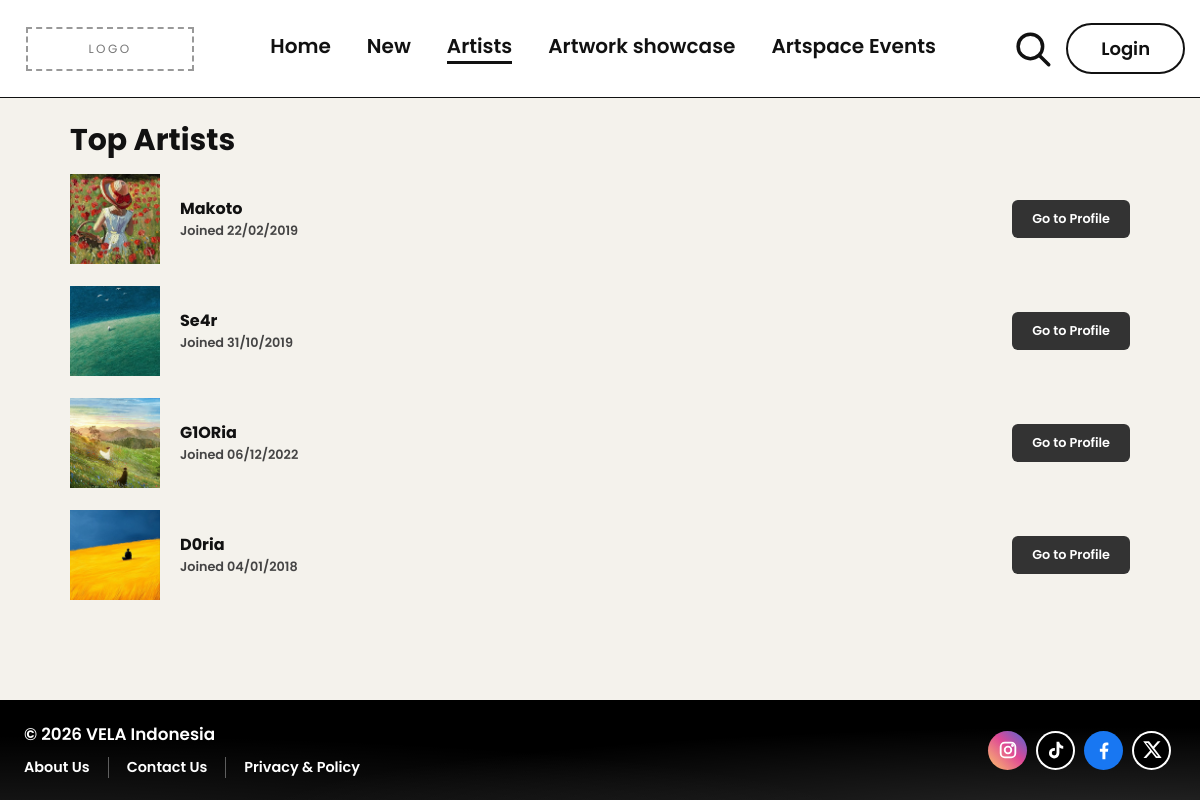
/pages/artists.php, run on the app's committed database.
### tables this page shows
CREATE TABLE artists (
    id          INT UNSIGNED NOT NULL AUTO_INCREMENT,
    name        VARCHAR(80)  NOT NULL,
    joined_on   DATE         NOT NULL,
    is_featured TINYINT(1)   NOT NULL DEFAULT 0,               
    created_at  TIMESTAMP    NOT NULL DEFAULT CURRENT_TIMESTAMP,
    PRIMARY KEY (id),
    UNIQUE KEY uq_artists_name (name)
);

### includes/config.php (called while the page is built, shortened)
<?php
$siteName = 'VELA';
$logoImage = 'images/logo.png';
$footerBg = 'images/footer-bg.jpg';
$socialLinks = [
    'instagram' => '#',
    'tiktok'    => '#',
    'facebook'  => '#',
    'x'         => '#',
];

### includes/auth.php (called while the page is built, shortened)
<?php
function current_user(): ?array
{
    if (empty($_SESSION['user_id'])) {
        return null;
    }
    $stmt = db()->prepare('SELECT * FROM users WHERE id = ?');
    $stmt->execute([(int) $_SESSION['user_id']]);
    $row = $stmt->fetch();
    $ids = function (string $sql) use ($row): array {
        $s = db()->prepare($sql);
        $s->execute([$row['id']]);
        return array_map('intval', $s->fetchAll(PDO::FETCH_COLUMN));
    };
    $user = [
        'id'              => (int) $row['id'],
        'name'            => $row['display_name'],
        'username'        => $row['username'],
        'title'           => $row['title'],
        'bio'             => (string) $row['bio'],
        'location'        => (string) $row['location'],
        'joined'          => date('F Y', strtotime($row['created_at'])),
        'email'           => $row['email'],
        'avatar'          => (string) $row['avatar_path'],
        'is_admin'        => (bool) $row['is_admin'],
        'visibility'      => $row['profile_visibility'],
        'artist_id'       => $row['artist_id'] === null ? null : (int) $row['artist_id'],
        'saved'           => $ids('SELECT artwork_id  FROM artwork_likes   WHERE user_id = ? ORDER BY created_at DESC, artwork_id DESC'),
        'saved_showcases' => $ids('SELECT showcase_id FROM showcase_likes  WHERE user_id = ? ORDER BY created_at DESC, showcase_id DESC'),
        'following'       => $ids('SELECT artist_id   FROM artist_follows  WHERE user_id = ? ORDER BY created_at DESC, artist_id DESC'),
        'scheduled'       => $ids('SELECT event_id    FROM event_schedules WHERE user_id = ? ORDER BY created_at DESC, event_id DESC'),
    ];
    return $user;
}
function is_logged_in(): bool
{
    return current_user() !== null;
}

### includes/data.php (called while the page is built, shortened)
<?php
$pdo = db();
$artists = [];
$rows = $pdo->query(
    "SELECT a.id, a.name, a.joined_on, a.is_featured, thumb.path AS thumb, prof.path AS profile,
            (SELECT COUNT(*) FROM artist_follows f WHERE f.artist_id = a.id) AS followers
       FROM artists a
       LEFT JOIN pictures thumb ON thumb.owner_type = 'artist_thumb'   AND thumb.owner_id = a.id
       LEFT JOIN pictures prof  ON prof.owner_type  = 'artist_profile' AND prof.owner_id  = a.id
      ORDER BY a.id"
)->fetchAll();
foreach ($rows as $r) {
    $artists[] = [
        'id'            => (int) $r['id'],
        'name'          => $r['name'],
        'joined'        => date('d/m/Y', strtotime($r['joined_on'])),
        'followers'     => (int) $r['followers'],
        'featured'      => (bool) $r['is_featured'],
        'image'         => (string) $r['thumb'],
        'profile_image' => (string) $r['profile'],
    ];
}

### includes/init.php (called while the page is built, shortened)
<?php
require_once __DIR__ . '/config.php';
require_once __DIR__ . '/auth.php';
require_once __DIR__ . '/functions.php';
require_once __DIR__ . '/data.php';

### pages/artists.php (the view, shortened to what this page needs)
<?php
require_once __DIR__ . '/../includes/init.php';
$activePage = 'artists';
require __DIR__ . '/../includes/header.php';
?>
<div class="page-title">
    <h1>Top Artists</h1>
</div>
<section class="row-list">
    <?php foreach (array_filter($artists, function ($a) { return $a['featured']; }) as $artist): ?>
        <?php $profileUrl = 'artist-profile.php?id=' . (int) $artist['id']; ?>
        <article class="artist-row">
            <a href="<?= e($profileUrl) ?>" class="media r-11" aria-label="Open <?= e($artist['name']) ?>'s profile">
                <?= render_image($artist['image'], $artist['name']) ?>
            </a>
            <div>
                <h3><a href="<?= e($profileUrl) ?>"><?= e($artist['name']) ?></a></h3>
                <p>Joined <?= e($artist['joined']) ?></p>
            </div>
            <a class="btn" href="<?= e($profileUrl) ?>">Go to Profile</a>
        </article>
    <?php endforeach; ?>
</section>
<?php require __DIR__ . '/../includes/footer.php'; ?>

### includes/header.php (shortened to what this page needs)
<?php
require_once __DIR__ . '/init.php';
$activePage = $activePage ?? '';
$nav = [
    'home'     => ['Home',            'home.php'],
    'new'      => ['New',             'new.php'],
    'artists'  => ['Artists',         'artists.php'],
    'showcase' => ['Artwork showcase', 'showcase.php'],
    'events'   => ['Artspace Events', 'events.php'],
];
$logoFile     = dirname(__DIR__) . '/' . $logoImage;
$onLoginPage  = basename($_SERVER['SCRIPT_NAME']) === 'login.php';
$searchQuery  = isset($_GET['q']) && basename($_SERVER['SCRIPT_NAME']) === 'search.php' ? (string) $_GET['q'] : '';
?>
<!DOCTYPE html>
<html lang="en">
<head>
    <link rel="stylesheet" href="../css/style.css">
</head>
<body>
<header class="site-header<?= $searchQuery !== '' ? ' search-open' : '' ?>">
    <div class="header-inner">
        <a class="logo" href="home.php" aria-label="<?= e($siteName) ?> - go to home">
            <?php if (is_file($logoFile)): ?>
                <img src="../<?= e($logoImage) ?>" alt="<?= e($siteName) ?> logo">
            <?php else: ?>
                <span class="logo-placeholder">LOGO</span>
            <?php endif; ?>
        </a>
        <nav class="site-nav" aria-label="Main">
            <?php foreach ($nav as $key => [$label, $href]): ?>
                <a href="<?= e($href) ?>"<?= $activePage === $key ? ' class="active" aria-current="page"' : '' ?>><?= e($label) ?></a>
            <?php endforeach; ?>
        </nav>
        <div class="header-actions">
            <form class="search<?= $searchQuery !== '' ? ' open' : '' ?>" role="search" action="search.php" method="get">
                <button class="search-btn" type="button" aria-label="Search" aria-controls="search-input" aria-expanded="<?= $searchQuery !== '' ? 'true' : 'false' ?>">
                    <svg viewBox="0 0 24 24" fill="none" stroke="currentColor" stroke-width="2" stroke-linecap="round" aria-hidden="true"><circle cx="10.5" cy="10.5" r="7"/><line x1="15.8" y1="15.8" x2="21" y2="21"/></svg>
                </button>
            </form>
            <?php if (is_logged_in()): ?>
                <a class="btn-profile" href="user-profile.php" aria-label="Your profile" title="Your profile"><?= avatar_html(current_user()) ?></a>
            <?php else: ?>
                <a class="btn-outline<?= $onLoginPage ? ' is-current' : '' ?>" href="login.php">Login</a>
            <?php endif; ?>
        </div>
    </div>
</header>
<main>

### includes/functions.php (shortened to what this page needs)
<?php
function e($text): string
{
    return htmlspecialchars((string) $text, ENT_QUOTES, 'UTF-8');
}
function render_image(string $src, string $alt = 'Image'): string
{
    $file = dirname(__DIR__) . '/' . ltrim($src, '/');
    if ($src !== '' && is_file($file)) {
        return '<img src="../' . e(ltrim($src, '/')) . '" alt="' . e($alt) . '">';
    }
    return '<div class="placeholder" role="img" aria-label="' . e($alt) . '"><span>' . e($alt) . '</span></div>';
}
    $liked = $liked ?? is_saved('artwork', (int) $art['id']); ?>

### includes/footer.php (shortened to what this page needs)
<?php
$footerBgFile = dirname(__DIR__) . '/' . $footerBg;
$footerStyle  = is_file($footerBgFile) ? ' style="background-image:url(\'../' . e($footerBg) . '\')"' : '';
$thisPage     = basename($_SERVER['SCRIPT_NAME']);
$footerLinks = [
    'about.php'   => 'About Us',
    'contact.php' => 'Contact Us',
    'privacy.php' => 'Privacy &amp; Policy',
];
?>
<?php if (empty($adminLayout)): ?></main><?php endif; ?>
<footer class="site-footer"<?= $footerStyle ?>>
    <div class="footer-inner">
        <div class="footer-left">
            <p class="copyright">&copy; <?= date('Y') ?> <?= e($siteName) ?> Indonesia</p>
            <ul class="footer-links">
                <?php foreach ($footerLinks as $file => $label): ?>
                    <li><a href="<?= e($file) ?>"<?= $thisPage === $file ? ' class="current" aria-current="page"' : '' ?>><?= $label ?></a></li>
                <?php endforeach; ?>
            </ul>
        </div>
        <div class="footer-socials" aria-label="Social media">
            <a class="soc soc-ig" href="<?= e($socialLinks['instagram']) ?>" aria-label="Instagram">
                <svg viewBox="0 0 24 24" fill="none" stroke="#fff" stroke-width="2" aria-hidden="true"><rect x="4" y="4" width="16" height="16" rx="4.5"/><circle cx="12" cy="12" r="3.6"/><circle cx="16.9" cy="7.1" r=".6" fill="#fff"/></svg>
            </a>
            <a class="soc soc-tt" href="<?= e($socialLinks['tiktok']) ?>" aria-label="TikTok">
                <svg viewBox="0 0 24 24" fill="#fff" aria-hidden="true"><path d="M16.6 5.8a4.3 4.3 0 0 1-1-2.8h-3v12.4a2.6 2.6 0 1 1-2.6-2.6c.3 0 .5 0 .8.1V9.8a5.7 5.7 0 1 0 4.9 5.6V9.2a7.3 7.3 0 0 0 4.2 1.3V7.5a4.3 4.3 0 0 1-3.3-1.7z"/></svg>
            </a>
            <a class="soc soc-fb" href="<?= e($socialLinks['facebook']) ?>" aria-label="Facebook">
                <svg viewBox="0 0 24 24" fill="#fff" aria-hidden="true"><path d="M13.5 22v-8h2.7l.5-3.3h-3.2V8.6c0-.9.4-1.7 1.8-1.7h1.5V4.1c-.3 0-1.3-.2-2.4-.2-2.5 0-4.1 1.5-4.1 4.2v2.6H7.5V14h2.8v8h3.2z"/></svg>
            </a>
            <a class="soc soc-x" href="<?= e($socialLinks['x']) ?>" aria-label="X">
                <svg viewBox="0 0 24 24" fill="#fff" aria-hidden="true"><path d="M18.2 2.5h3.1l-6.8 7.7 8 10.6h-6.2l-4.9-6.4-5.6 6.4H2.7l7.3-8.3L2.4 2.5h6.4l4.4 5.8 5-5.8zm-1.1 16.4h1.7L7.4 4.3H5.5l11.6 14.6z"/></svg>
            </a>
        </div>
    </div>
</footer>
</body>
</html>

### css/style.css (style rules this page uses)
:root { --bg: #f4f2ec; --ink: #111; --muted: #777; --card: #e7e4db; --line: #d9d6cd; --placeholder-a: #dcd9d1; --placeholder-b: #d2cfc7; --btn: #333; --maxw: 1100px; }
* { box-sizing: border-box; }
body { margin: 0; min-height: 100vh; display: flex; flex-direction: column; font-family: 'Poppins', system-ui, -apple-system, 'Segoe UI', sans-serif; background: var(--bg); color: var(--ink); line-height: 1.5; }
a { color: inherit; text-decoration: none; }
img { display: block; max-width: 100%; }
h1, h2, h3, p { margin: 0; }
ul { list-style: none; margin: 0; padding: 0; }
main { flex: 1; width: 100%; max-width: var(--maxw); margin: 0 auto; padding: 24px 20px 56px; }
.page-title { margin-bottom: 16px; }
.page-title h1 { font-size: clamp(1.5rem, 2.5vw, 2rem); font-weight: 700; line-height: 1.2; }
.media { overflow: hidden; background: var(--placeholder-a); }
.media > img, .media > .placeholder { width: 100%; height: 100%; object-fit: cover; }
.r-11 { aspect-ratio: 1 / 1; }
.btn { display: inline-block; border: 0; border-radius: 6px; background: var(--btn); color: #fff; padding: 10px 20px; font: 600 .8rem 'Poppins', sans-serif; cursor: pointer; }
.btn-outline { display: inline-flex; align-items: center; justify-content: center; min-width: clamp(84px, 9.9vw, 142px); height: clamp(38px, 4.3vw, 62px); padding: 0 20px; border: 2px solid #111; border-radius: 999px; background: #fff; font-size: clamp(.85rem, 1.5vw, 1.35rem); font-weight: 600; }
.site-header { background: #fff; border-bottom: 1px solid #111; }
.header-inner { display: flex; align-items: center; gap: clamp(12px, 2vw, 28px); min-height: 97px; padding: 0 15px 0 26px; }
.logo { flex: 0 0 auto; display: inline-flex; align-items: center; }
.logo-placeholder { display: inline-flex; align-items: center; justify-content: center; width: clamp(110px, 14vw, 205px); height: 44px; border: 2px dashed #999; color: #777; font-size: .75rem; letter-spacing: .2em; }
.site-nav { flex: 1; display: flex; justify-content: center; flex-wrap: nowrap; gap: 6px clamp(14px, 3vw, 43px); transition: gap .3s ease; }
.site-nav a { padding-bottom: 2px; border-bottom: 3px solid transparent; font-size: clamp(.85rem, 1.67vw, 1.5rem); font-weight: 600; line-height: 1.3; white-space: nowrap; }
.site-nav a.active { border-bottom-color: #111; }
.header-actions { flex: 0 0 auto; display: flex; align-items: center; gap: clamp(8px, 1vw, 12px); }
.search { display: flex; align-items: center; }
.search-btn { position: relative; flex: 0 0 auto; display: inline-flex; width: clamp(30px, 3.5vw, 51px); height: clamp(30px, 3.5vw, 51px); padding: 0; border: 0; background: none; color: #111; cursor: pointer; }
.search-btn svg { width: 100%; height: 100%; }
.site-footer { background-color: #000; background-image: radial-gradient(ellipse at 94% 120%, rgba(255, 255, 255, .16), transparent 55%), radial-gradient(ellipse at 4% 120%, rgba(255, 255, 255, .10), transparent 50%); background-size: cover; background-position: center; color: #fff; }
.footer-inner { display: flex; align-items: center; justify-content: space-between; flex-wrap: wrap; gap: 16px 24px; min-height: 100px; padding: 16px 29px 16px 24px; }
.footer-left { display: flex; flex-direction: column; gap: 10px; }
.copyright { font-size: clamp(.9rem, 1.4vw, 1.25rem); font-weight: 600; }
.footer-links { display: flex; flex-wrap: wrap; align-items: center; font-size: clamp(.85rem, 1.2vw, 1.05rem); font-weight: 600; }
.footer-links li + li { margin-left: 18px; padding-left: 18px; border-left: 1px solid rgba(255, 255, 255, .35); }
.footer-links a { padding-bottom: 2px; border-bottom: 2px solid transparent; }
.footer-socials { display: flex; gap: 9px; }
.soc { display: inline-flex; align-items: center; justify-content: center; width: 39px; height: 39px; border-radius: 50%; transition: transform .15s ease; }
.soc svg { width: 22px; height: 22px; }
.soc-ig { background: linear-gradient(45deg, #fdc468, #df4996 55%, #4c68d7); }
.soc-tt, .soc-x { background: #000; box-shadow: inset 0 0 0 2px #fff; }
.soc-fb { background: #1877f2; }
.row-list { display: flex; flex-direction: column; gap: 22px; }
.artist-row { display: grid; grid-template-columns: 90px 1fr auto; gap: 20px; align-items: center; }
.artist-row h3 { font-size: 1rem; font-weight: 700; }
.artist-row p { font-size: .8rem; font-weight: 600; color: #444; }

### data on the page
artists: shows a picture, name "Makoto", joined "22/02/2019"
artists: shows a picture, name "Se4r", joined "31/10/2019"
artists: shows a picture, name "G1ORia", joined "06/12/2022"
artists: shows a picture, name "D0ria", joined "04/01/2018"

### other printed values
$label "Home"
$label "New"
$label "Artists"
$label "Artwork showcase"
$label "Artspace Events"
$siteName "VELA"
$label "About Us"
$label "Contact Us"
$label "Privacy & Policy"
